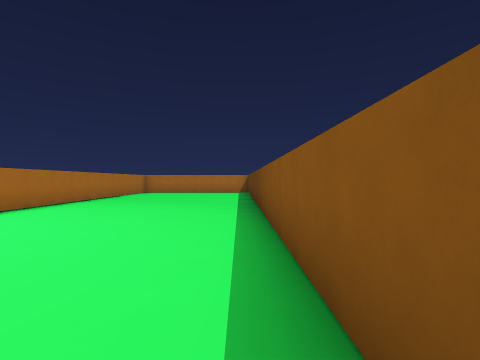
view 1 (above)

21 first-person views from a walk through a level from a Godot 3-D game. The camera is 1.5 m above the floor, looks level and sees 80° across. The floor is counted in squares, 2 m on a side. Each view is taken from the middle of a square. On the plan, view 1 faces up. The plan holds only what a view shows up to about 10 squares ahead; the rest is blank. The place goes on beyond the plan. Flat picture figures and markers are left out.

view 2
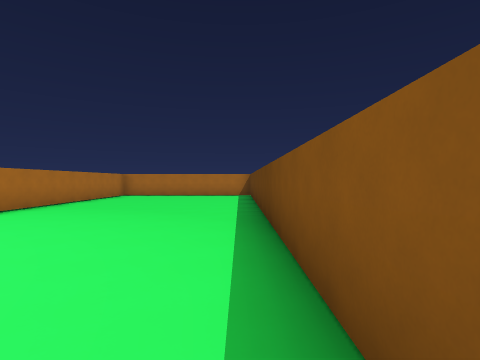

view 3
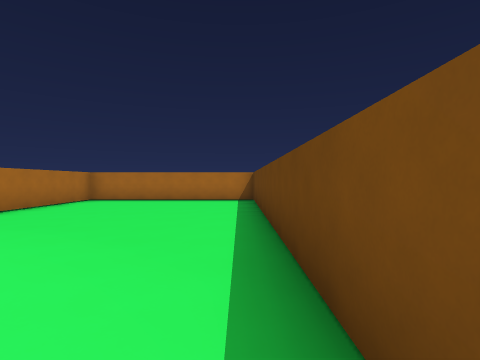

view 4
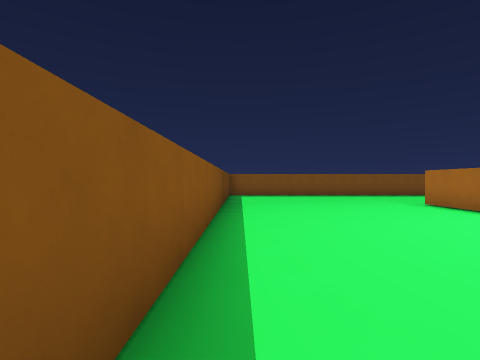

view 5
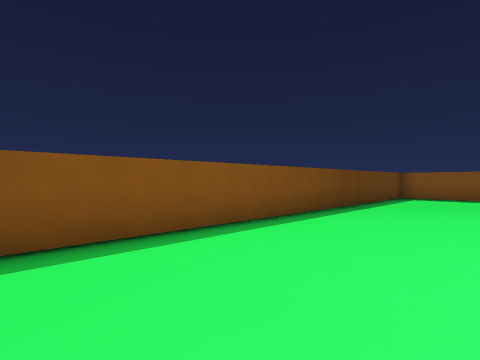

view 6
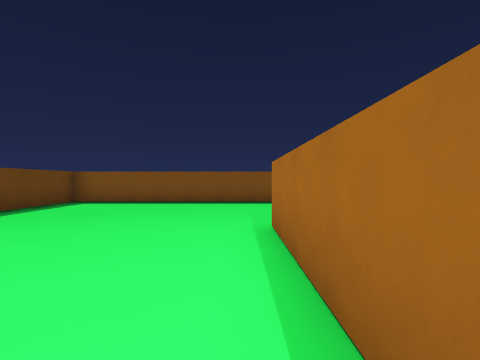

view 7
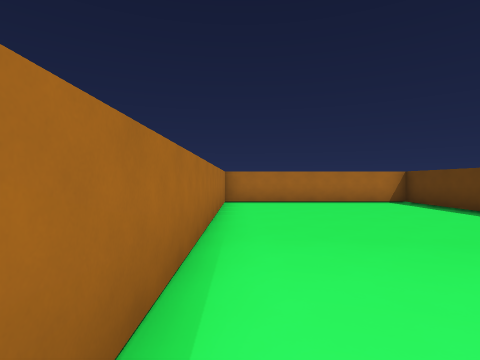

view 8
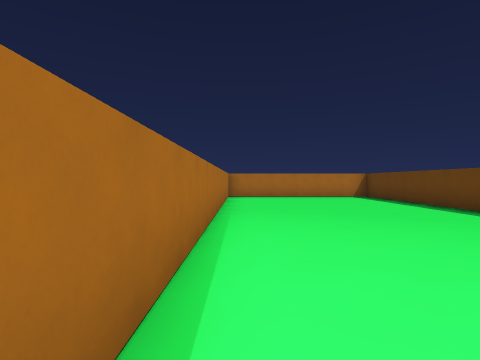

view 9
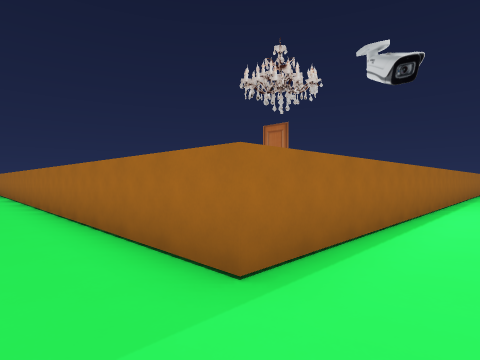

view 10
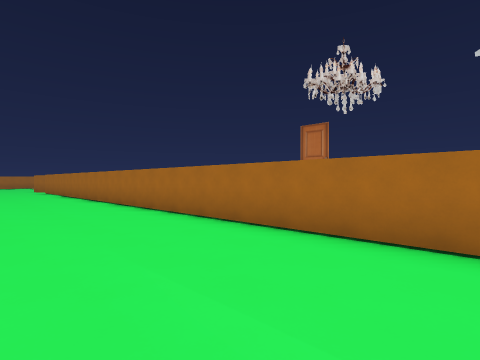

view 11
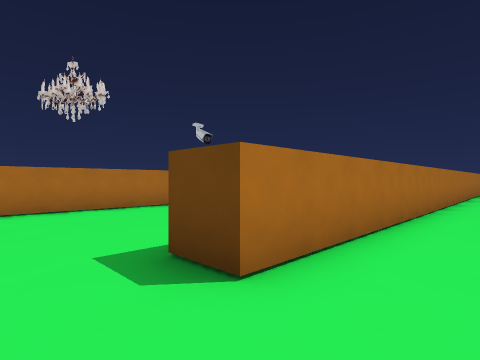

view 12
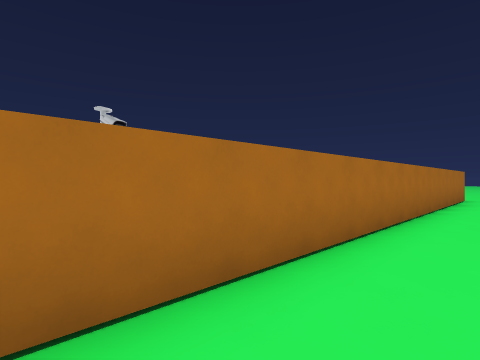

view 13
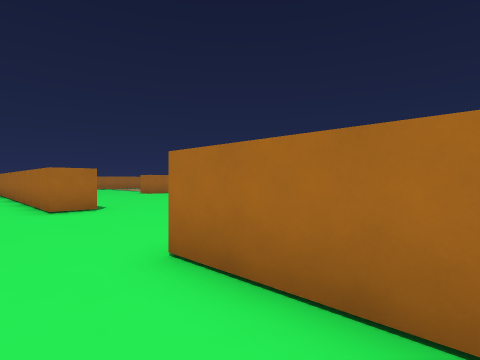

view 14
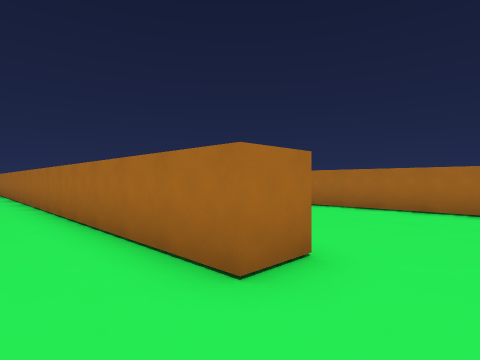

view 15
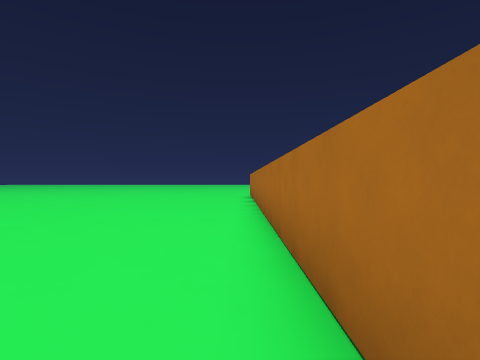

view 16
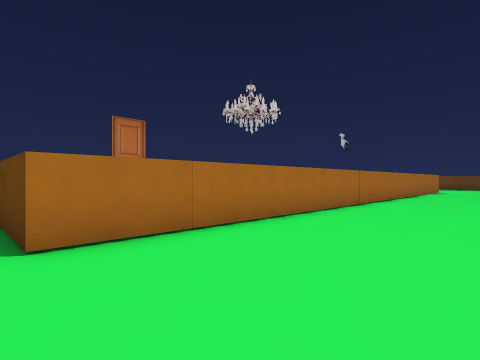

view 17
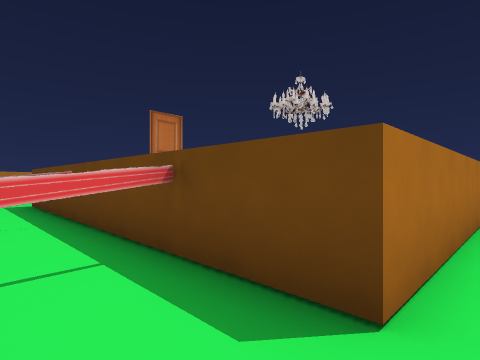

view 18
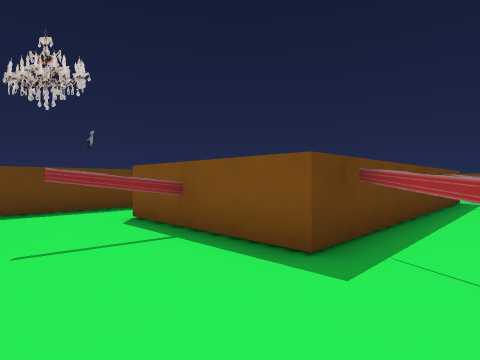

view 19
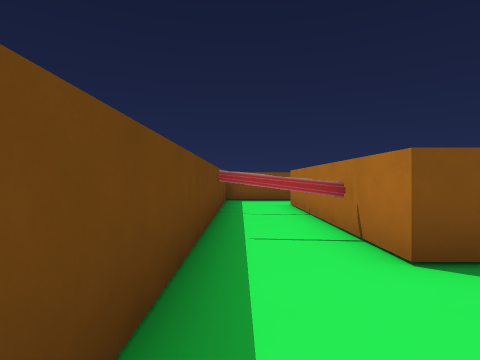

view 20
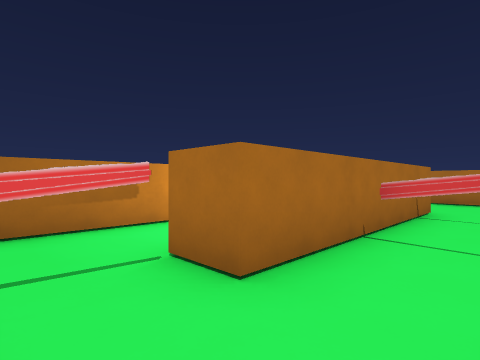

view 21
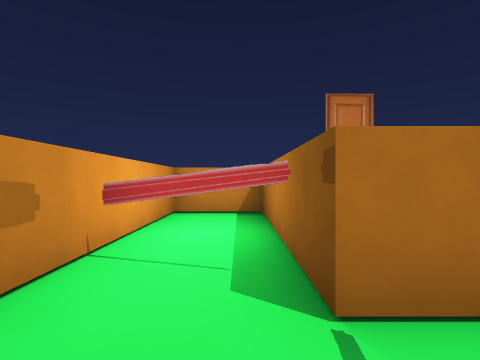

### Floor plan
Points are (right, up) in squares from view 1. A wall is a line through its corners. A room is listed if a view was taken in it or the views show most of it. See-through windows are left out.
Room 1 (views 1, 2, 3, 4, 5, 6, 7, 8, 9, 10, 11, 12, 13, 14, 15, 16, 17, 18, 19, 20)
walls: (-18.5, -0.8) (-18.5, 8.5); (-19.1, 5.1) (-18.6, 5); (-20.5, 5.3) (-20, 5.2); (-22.4, 6.6) (-22.3, 7.1); (-24.5, -0.7) (-25.1, -0.7); (-25.1, 5.9) (-24.5, 5.6); (-19.9, 9.5) (-21.1, 9.5); (-19.5, -7.5) (-19.5, -8.5) (-31.5, -8.5); (-6.1, -7.5) (0.5, -7.5) (0.5, 16.5) (-5.5, 16.5); (-5.5, 16.1) (-5.5, -2.5) (-24.5, -2.5) (-24.5, 6.5) (-20.5, 6.5) (-20.5, 0.5) (-21.5, 0.5); (1.5, -8.5) (-14.5, -8.5) (-14.5, -7.5)
ways out: opening at (-21, -0.5) to room 2
Room 2 (view 21)
walls: (-21.5, 1) (-22.1, 1.2); (-21.5, 0.5) (-21.5, 5.5) (-23.5, 5.5) (-23.5, -0.6)
ways out: opening at (-21, -0.5) to room 1

Where each view was taken, in squares from view 1:
view 1: 0 up, 0 right, facing up
view 2: 3 up, 0 right, facing up
view 3: 6 up, 0 right, facing up
view 4: 6 up, 0 right, facing down
view 5: 5 up, 3 left, facing down-right
view 6: 2 up, 5 left, facing down
view 7: 7 up, 5 left, facing up
view 8: 4 up, 5 left, facing up
view 9: 4 down, 4 left, facing up-left
view 10: 6 down, 6 left, facing up-left
view 11: 10 down, 16 left, facing up-right
view 12: 10 down, 11 left, facing up-right
view 13: 10 down, 12 left, facing up-left
view 14: 10 down, 18 left, facing up-left
view 15: 9 down, 22 left, facing left
view 16: 6 down, 25 left, facing up-right
view 17: 3 down, 26 left, facing up-right
view 18: 9 up, 26 left, facing down-right
view 19: 9 up, 19 left, facing down
view 20: 1 down, 19 left, facing up-left
view 21: 1 down, 22 left, facing up
